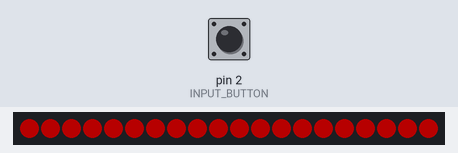
This sketch was run on a simulated Arduino Nano, built with avr-gcc and run on an emulated ATmega328P. Shown: 20 RGB LEDs in strip order, left to right. The inputs (shaded band) are chosen by the test bench; at power-on: pin 2 (INPUT_BUTTON) HIGH. Dim RGB values are drawn brighter than linear; sleep ends after the set time or at an interrupt.

Above: at 1.2 s.
1.3 s: pin 2 (INPUT_BUTTON) pulled LOW for 0.15 s
At 3.6 s:
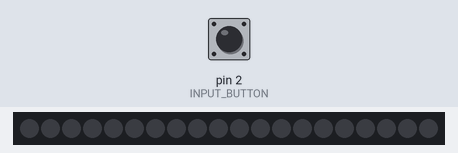
Timing chart, 0 to 5.1 s (numbered marks = the images above; inputs shaded):
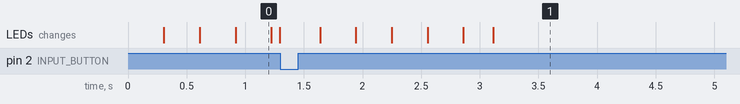

The sketch:

LEDController.ino
```cpp
#include <FastLED.h>
#include <avr\sleep.h>
#include <avr\power.h>

#define NUM_LEDS 20
#define LED_PIN 5
#define BRIGHTNESS 128
#define STEP_DELAY 5
#define COLOR_DELAY 2000
//Input button can only be 2
#define INPUT_BUTTON 2

CRGB leds[NUM_LEDS];
CRGB currentColor = CRGB::Black;
int currentColorIndex = -1;

static volatile bool enable = true;
static volatile bool wasEnabled = false;

void setup()
{
	//Disable all unused features to reduce consumption
	ADCSRA = 0; //Disable analog inputs
	power_adc_disable(); // ADC converter
	power_spi_disable(); // SPI
	power_usart0_disable();// Serial (USART)
	power_timer1_disable();// Timer 1
	power_timer2_disable();// Timer 2
	power_twi_disable(); // TWI (I2C)

	//Set input pin as input with pullups
	pinMode(INPUT_BUTTON, INPUT_PULLUP);

	//Configure LED strip
	FastLED.addLeds<WS2811, LED_PIN, GRB>(leds, NUM_LEDS);
		//.setCorrection(TypicalLEDStrip);

	//Set LED strip brightness
	FastLED.setBrightness(BRIGHTNESS);

	//Fill LED array with black color
	FillArray(&currentColor);
	FastLED.show();
}

void loop()
{
	CRGB targetColor;
	CRGB stepColor;

	//If input has happened
	if (wasEnabled != enable)
	{
		wasEnabled = enable;
		delay(100);
		if(enable)
			attachInterrupt(digitalPinToInterrupt(INPUT_BUTTON), HandleInput, LOW); //If enabled, attach interrupt

	}

	if (!enable)
	{
		//Interrupt happened in the middle of the loop function, exit
		if (wasEnabled != enable)
			return;

		//Fade to black from current color

		targetColor = CRGB::Black;

		for (int buc = 0; buc < 256; buc++)
		{
			stepColor = Interpolate(&currentColor, &targetColor, buc);
			FillArray(&stepColor);
			FastLED.show();
			delay(STEP_DELAY);
		}

		//Reset color index and current color
		currentColorIndex = -1;
		currentColor = targetColor;

		//Configurte sleep and disable interrupts
		set_sleep_mode(SLEEP_MODE_PWR_DOWN);
		sleep_enable();
		noInterrupts();

		//Wait until user has released the button (to avoid deadlocks)
		while (!digitalRead(INPUT_BUTTON))
			delay(50);

		//Clear interrupt and attach it to the input button
		EIFR |= (1 << digitalPinToInterrupt(INPUT_BUTTON));
		attachInterrupt(digitalPinToInterrupt(INPUT_BUTTON), HandleInput, LOW);
		EIFR |= (1 << digitalPinToInterrupt(INPUT_BUTTON));

		//Reenable interrupts and take a nap
		interrupts();
		sleep_mode();

		//Awake!
		sleep_disable();
		return;
	}

	//Next color!
	currentColorIndex++;

	if (currentColorIndex > 2)
		currentColorIndex = 0;

	switch (currentColorIndex)
	{
	case 0:
		targetColor = CRGB::Red;
		break;
	case 1:
		targetColor = CRGB::Green;
		break;
	case 2:
		targetColor = CRGB::Blue;
		break;
	}

	//Do a linear interpolation in 256 steps from current color to target color
	for (int buc = 0; buc < 256; buc++)
	{
		if (!enable)
		{
			currentColor = stepColor;
			return;
		}

		stepColor = Interpolate(&currentColor, &targetColor, buc);
		FillArray(&stepColor);
		FastLED.show();
		delay(STEP_DELAY);
	}

	currentColor = targetColor;

	//Do a delay in the color but be aware if the user has pressed the input button
	for (int buc = 0; buc < 10; buc++)
	{
		if (!enable) //If pressed, exit
			return;

		delay(COLOR_DELAY / 10);
	}

}

void HandleInput()
{
	//Detach completely the interrupt
	detachInterrupt(digitalPinToInterrupt(INPUT_BUTTON));

	//Swap enable
	enable = !enable;

	//Wait until the user has released the button
	while (!digitalRead(INPUT_BUTTON))
		delay(50);

	//Small delay for debouncing
	delay(100);

}

//Function to interpolate two colors in 256 steps
CRGB Interpolate(CRGB* Start, CRGB* End, int Level)
{
	if (Level == 0)
		return *Start;

	float factor = (float)Level / 255.0f;

	int R = Start->red + (End->red - Start->red) * factor;
	int G = Start->green + (End->green - Start->green) * factor;
	int B = Start->blue + (End->blue - Start->blue) * factor;

	CRGB value;
	value.red = (uint8_t)R;
	value.green = (uint8_t)G;
	value.blue = (uint8_t)B;
	return value;
}

//Fills the LED array with one concrete color
void FillArray(CRGB* Value)
{
	for (int buc = 0; buc < NUM_LEDS; buc++)
		leds[buc] = *Value;
}
```
